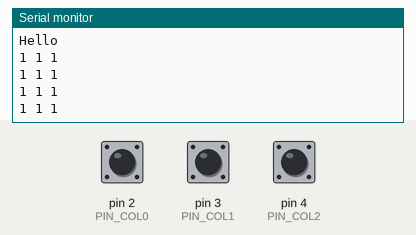
Recording of a sketch running on a simulated Arduino Leonardo, built with avr-gcc and run on an emulated ATmega32U4. Shown: the last lines printed to the serial monitor. The test bench sets the inputs (shaded band); at power-on: pin 2 (PIN_COL0) HIGH, pin 3 (PIN_COL1) HIGH, pin 4 (PIN_COL2) HIGH. USB keyboard and mouse output is not drawn.

Above: at 1.8 s.
1.9 s: pin 2 (PIN_COL0) pulled LOW for 0.6 s
At 2.4 s:
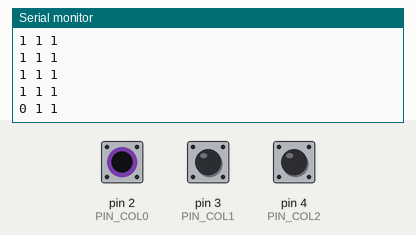
4.0 s: pin 3 (PIN_COL1) pulled LOW for 0.6 s
At 4.4 s:
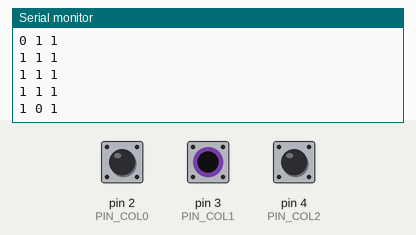
6.1 s: pin 4 (PIN_COL2) pulled LOW for 0.6 s
At 6.9 s:
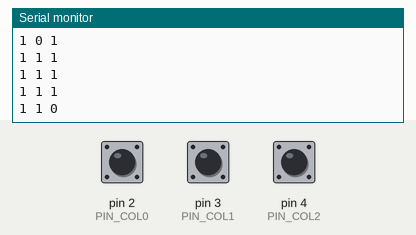

The sketch:

SixKey1.ino
```cpp
# include "Keyboard.h"

const int PIN_COL0 = 2;
const int PIN_COL1 = 3;
const int PIN_COL2 = 4;

const int PIN_ROW0 = 5;
const int PIN_ROW1 = 6;

void setup(){
  //シリアル通信の初期設定
  Serial.begin(9600);

  //キーボードライブラリの初期設定
  Keyboard.begin();

  //GPIOの初期設定
  pinMode(PIN_COL0, INPUT_PULLUP);
  pinMode(PIN_COL1, INPUT_PULLUP);
  pinMode(PIN_COL2, INPUT_PULLUP);

  pinMode(PIN_ROW0, OUTPUT);
  digitalWrite(PIN_ROW0, LOW);

  Serial.println("Hello");
}

void loop(){
  Serial.print(digitalRead(PIN_COL0));
  Serial.print(" ");
  Serial.print(digitalRead(PIN_COL1));
  Serial.print(" ");
  Serial.print(digitalRead(PIN_COL2));
  Serial.println();
  delay(500);
}
```

Measured:
- after the input at 1.9 s, the serial monitor: prints a new line after 0.10 s (image 1)
- after the input at 4.0 s, the serial monitor: prints a new line at once (image 2)
- after the input at 6.1 s, the serial monitor: prints a new line after 0.41 s (image 3)
